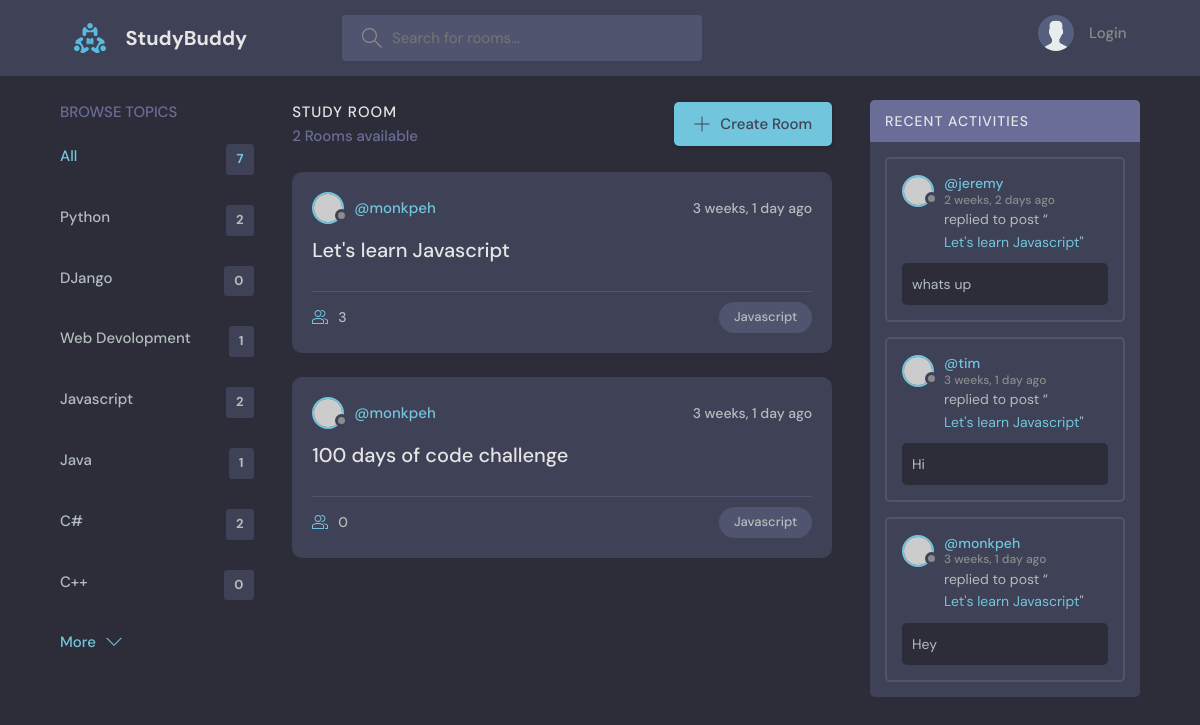
/?q=Javascript, run on the app's committed database.
### base/models.py (models this page shows, shortened)
class Topic(models.Model):
    name = models.CharField(max_length=200)

class Room(models.Model):
    host = models.ForeignKey(User, on_delete=models.SET_NULL, null=True)
    topic = models.ForeignKey(Topic, on_delete=models.SET_NULL, null=True)
    name = models.CharField(max_length=200)
    description = models.TextField(null=True, blank=True)
    participants = models.ManyToManyField(
        User, related_name='participants', blank=True)
    updated = models.DateTimeField(auto_now=True)
    created = models.DateTimeField(auto_now_add=True)
    class Meta:
        ordering = ['-updated', '-created']

class Message(models.Model):
    user = models.ForeignKey(User, on_delete=models.CASCADE)
    room = models.ForeignKey(Room, on_delete=models.CASCADE)
    body = models.TextField()
    updated = models.DateTimeField(auto_now=True)
    created = models.DateTimeField(auto_now_add=True)
    class Meta:
        ordering = ['-updated', '-created']

### base/views.py (the view)
# urls.py: path('', views.home, name='home'),
def home(request):
    q = request.GET.get('q') if request.GET.get('q') != None else ''
    rooms = Room.objects.filter(
       Q(topic__name__icontains = q) |
       Q(name__icontains = q) |
       Q(description__icontains = q)
       )
    topics = Topic.objects.all()
    room_count = rooms.count()
    room_messages = Message.objects.filter(Q(room__topic__name__icontains = q))
    context = {'rooms':rooms,'topics':topics, 'room_count':room_count,
               'room_messages':room_messages}
    return render(request, 'base/home.html', context)

### base/templates/base/home.html (shortened to what this page needs)
{% extends 'main.html' %}
{% block content %}
    <main class="layout layout--3">
      <div class="container">
        {% include 'base/topics_components.html' %}
        <div class="roomList">
          <div class="roomList__header">
            <div>
              <h2>Study Room</h2>
              <p>{{room_count}} Rooms available</p>
            </div>
            <a class="btn btn--main" href="{% url 'create-room' %}">
              <svg version="1.1" xmlns="http://www.w3.org/2000/svg" width="32" height="32" viewBox="0 0 32 32">
                <title>add</title><path
                  d="M16.943 0.943h-1.885v14.115h-14.115v1.885h14.115v14.115h1.885v-14.115h14.115v-1.885h-14.115v-14.115z"
                ></path>
              </svg>
              Create Room
            </a>
          </div>
          {% include 'base/feed_components.html' %}
        </div>
         {% include 'base/activity_components.html' %}
      </div>
    </main>
    {% endblock content %}

### base/templates/base/topics_components.html
<div class="topics">
    <div class="topics__header">
      <h2>Browse Topics</h2>
    </div>
    <ul class="topics__list">
      <li>
        <a href="{% url 'home' %}" class="active">All <span>{{topics.count}}</span></a>
      </li>
      {% for topic in topics %}
      <li>
        <a href="{% url 'home' %}?q={{topic.name}}">{{topic.name}}<span>{{topic.room_set.all.count}}</span></a>
      </li>
      {%endfor%}
    </ul>
    <a class="btn btn--link" href="topics.html">
      More
      <svg version="1.1" xmlns="http://www.w3.org/2000/svg" width="32" height="32" viewBox="0 0 32 32">
        <title>chevron-down</title>
        <path d="M16 21l-13-13h-3l16 16 16-16h-3l-13 13z"></path>
      </svg>
    </a>
  </div>

### base/templates/base/feed_components.html (shortened to what this page needs)
{% for room in rooms %}
<div class="roomListRoom">
    <div class="roomListRoom__header">
      <a href="{% url 'user-profile' room.host.id %}" class="roomListRoom__author">
        <div class="avatar avatar--small">
          <img src="https://randomuser.me/api/portraits/women/11.jpg" />
        </div>
        <span>@{{room.host.username}}</span>
      </a>
      <div class="roomListRoom__actions">
        <span>{{room.created | timesince}} ago</span>
      </div>
    </div>
    <div class="roomListRoom__content">
      <a href="{% url 'room' room.id %}">{{room.name}}</a>
    </div>
    <div class="roomListRoom__meta">
      <a href="{% url 'room' room.id %}" class="roomListRoom__joined">
        {{room.participants.all.count}}
      </a>
      <p class="roomListRoom__topic">{{room.topic.name}}</p>
    </div>
</div>
{% endfor %}

### base/templates/base/activity_components.html (shortened to what this page needs)
<div class="activities">
    <div class="activities__header">
      <h2>Recent Activities</h2>
    </div>
    {% for message in room_messages %}
    <div class="activities__box">
      <div class="activities__boxHeader roomListRoom__header">
        <a href="{% url 'user-profile' message.user.id %}" class="roomListRoom__author">
          <div class="avatar avatar--small">
            <img src="https://randomuser.me/api/portraits/women/11.jpg" />
          </div>
          <p>
            @{{message.user}}
            <span>{{message.created|timesince}} ago</span>
          </p>
        </a>
      </div>
      <div class="activities__boxContent">
        <p>replied to post “<a href="{% url 'room' message.room.id %}">{{message.room.name}}</a>"</p>
        <div class="activities__boxRoomContent">
            {{message.body}}
        </div>
      </div>
    </div>
    {% endfor %}
  </div>

### data on the page
Topic: name "Python", room_set.all.count "2"
Topic: name "DJango", room_set.all.count "0"
Topic: name "Web Devolopment", room_set.all.count "1"
Topic: name "Javascript", room_set.all.count "2"
Topic: name "Java", room_set.all.count "1"
Topic: name "C#", room_set.all.count "2"
Topic: name "C++", room_set.all.count "0"
Room: host.username "monkpeh", created "3 weeks, 1 day", name "Let's learn Javascript", participants.all.count "3", topic.name "Javascript"
Room: host.username "monkpeh", created "3 weeks, 1 day", name "100 days of code challenge", participants.all.count "0", topic.name "Javascript"
Message: user "jeremy", created "2 weeks, 2 days", room.name "Let's learn Javascript", body "whats up"
Message: user "tim", created "3 weeks, 1 day", room.name "Let's learn Javascript", body "Hi"
Message: user "monkpeh", created "3 weeks, 1 day", room.name "Let's learn Javascript", body "Hey"

### other printed values
{{ topics.count }} "7"
{{ room_count }} "2"
